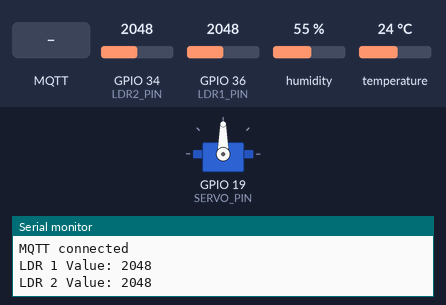
This program was run on a simulated ESP32. On the bench: servo, the last lines printed to the serial monitor. The test bench sets the inputs (shaded band); at power-on: GPIO 34 (LDR2_PIN) = 2048, GPIO 36 (LDR1_PIN) = 2048, humidity 55 %, temperature 24 °C. WiFi joins after 1.5 s; servers stay silent unless stated; no MQTT or app messages arrive unless stated.

Above: at 2.7 s.
2.8 s: MQTT message "on" arrives on the second subscribed topic
At 3.7 s:
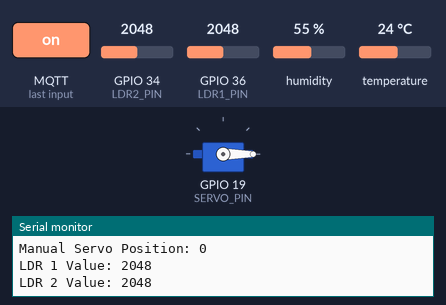
4.3 s: MQTT message "200" arrives on the second subscribed topic
At 4.9 s:
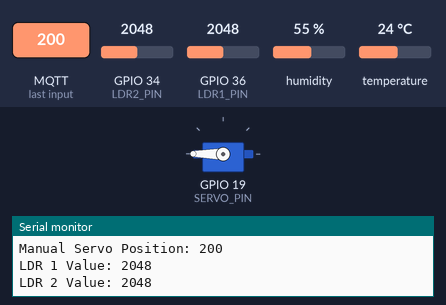
5.8 s: MQTT message "off" arrives on the second subscribed topic
At 7.0 s:
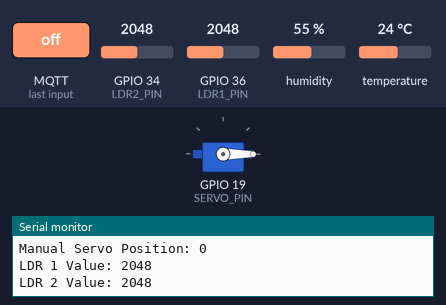
7.3 s: MQTT message "90" arrives on the second subscribed topic
At 8.4 s:
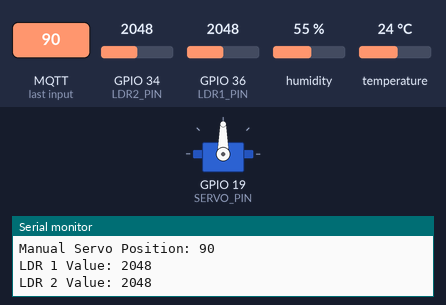
Timing chart, 0 to 9.8 s (numbered marks = the images above; inputs shaded):
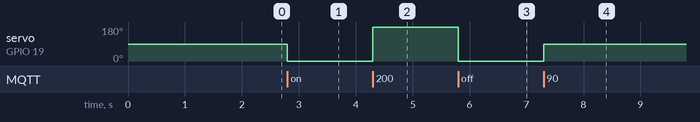

The program:

main.cpp
```cpp
#include <Arduino.h>
#include <ESP32Servo.h>
#include "secrets/wifi.h"
#include "wifi_connect.h"
#include <WiFiClientSecure.h>
#include "ca_cert.h"
#include "secrets/mqtt.h"
#include <PubSubClient.h>
#include <Ticker.h>
#include <DHT.h>
#include <Adafruit_Sensor.h>
// Define pins
#define LDR1_PIN 36
#define LDR2_PIN 34
#define SERVO_PIN 19
#define DHT_PIN 18  // Chân kết nối DHT11

// DHT sensor type
#define DHT_TYPE DHT11
unsigned long lastPublishTime = 0;
const unsigned long publishInterval = 5000;  // 5 seconds
namespace
{
    const char *ssid = WiFiSecrets::ssid;
    const char *password = WiFiSecrets::pass;
    const char *ldr_topic1 = "esp32/ldr";    // MQTT topic for left LDR
    const char *ldr_topic2 = "esp32/ldr2";   // MQTT topic for right LDR
    const char *servo_topic = "esp32/servo"; // MQTT topic for servo slider
    const char *switch_topic = "esp32/switch"; // MQTT topic for manual/auto mode switch
    const char *temperature_topic = "esp32/temperature"; // MQTT topic for temperature
    const char *humidity_topic = "esp32/humidity";       // MQTT topic for humidity
    unsigned int publish_count = 0;
    uint16_t keepAlive = 15;    // MQTT keep-alive time in seconds
    uint16_t socketTimeout = 5; // MQTT timeout in seconds
}

WiFiClientSecure tlsClient;
PubSubClient mqttClient(tlsClient);
Servo myServo;
Ticker mqttLDRTicker;

// DHT sensor object
DHT dht(DHT_PIN, DHT_TYPE);

// Variables for servo control
int currentServoAngle = 90; // Default servo angle
const int stepSize = 2;
const int delayTime = 20;
const int angleLimitLeft = 0;
const int angleLimitRight = 180;

// Mode control
bool isManualMode = true; // Default is automatic mode

// Function to adjust servo to track the light source
void trackLightSource()
{
    if (isManualMode) return; // Skip automatic control if in manual mode

    int leftLight = analogRead(LDR1_PIN);
    int rightLight = analogRead(LDR2_PIN);

    if (leftLight > rightLight && currentServoAngle > angleLimitLeft)
    {
        currentServoAngle -= stepSize;
        myServo.write(currentServoAngle);
        delay(delayTime);
    }
    else if (rightLight > leftLight && currentServoAngle < angleLimitRight)
    {
        currentServoAngle += stepSize;
        myServo.write(currentServoAngle);
        delay(delayTime);
    }

    Serial.print("Automatic Mode - Current Angle: ");
    Serial.print(currentServoAngle);
    Serial.print(" | Left Light: ");
    Serial.print(leftLight);
    Serial.print(" | Right Light: ");
    Serial.println(rightLight);
}

// MQTT callback to handle incoming messages
void mqttCallback(char *topic, byte *payload, unsigned int length)
{
    // Convert payload to String
    String payloadStr = "";
    for (unsigned int i = 0; i < length; i++)
    {
        payloadStr += (char)payload[i];
    }

    String topicStr = String(topic);

    // Handle switch topic
    if (topicStr == switch_topic)
    {
        if (payloadStr.equalsIgnoreCase("on"))
        {
            isManualMode = true;
            Serial.println("Switch ON: Manual mode activated.");
        }
        else if (payloadStr.equalsIgnoreCase("off"))
        {
            isManualMode = false;
            Serial.println("Switch OFF: Automatic mode activated.");
        }
        else
        {
            Serial.println("Invalid Switch Payload");
        }
    }

    // Handle servo topic
    if (topicStr == servo_topic)
    {
        if (isManualMode)
        {
            int servoValue = payloadStr.toInt(); // Convert payload to integer
            myServo.write(servoValue);          // Move servo to specified position
            Serial.print("Manual Servo Position: ");
            Serial.println(servoValue);
        }
        else
        {
            Serial.println("Ignoring Servo Command: Auto Mode is active.");
        }
    }
}

// Publish LDR values to MQTT
void publishLDR()
{
    int ldrValue1 = analogRead(LDR1_PIN);
    int ldrValue2 = analogRead(LDR2_PIN);

    mqttClient.publish(ldr_topic1, String(ldrValue1).c_str(), false);
    mqttClient.publish(ldr_topic2, String(ldrValue2).c_str(), false);

    Serial.print("LDR 1 Value: ");
    Serial.println(ldrValue1);
    Serial.print("LDR 2 Value: ");
    Serial.println(ldrValue2);
}

// Publish Temperature and Humidity to MQTT
void publishTemperatureAndHumidity()
{
    float temperature = dht.readTemperature();
    float humidity = dht.readHumidity();

    if (!isnan(temperature) && !isnan(humidity)) // Check if readings are valid
    {
        mqttClient.publish(temperature_topic, String(temperature).c_str(), false);
        mqttClient.publish(humidity_topic, String(humidity).c_str(), false);

        Serial.print("Temperature: ");
        Serial.print(temperature);
        Serial.print(" °C | Humidity: ");
        Serial.print(humidity);
        Serial.println(" %");
    }
    else
    {
        Serial.println("Failed to read from DHT sensor!");
    }
}

// Reconnect to MQTT broker
void mqttReconnect()
{
    while (!mqttClient.connected())
    {
        Serial.println("Attempting MQTT connection...");
        String client_id = "esp32-client-";
        client_id += String(WiFi.macAddress());
        if (mqttClient.connect(client_id.c_str(), MQTT::username, MQTT::password))
        {
            Serial.println("MQTT connected");

            // Subscribe to topics
            mqttClient.subscribe(switch_topic);
            mqttClient.subscribe(servo_topic);
        }
        else
        {
            Serial.print("MQTT connect failed, rc=");
            Serial.print(mqttClient.state());
            Serial.println(" try again in 1 second");
            delay(1000);
        }
    }
}

void setup()
{
    Serial.begin(115200);
    delay(10);

    // Connect to WiFi
    setup_wifi(ssid, password);
    tlsClient.setCACert(ca_cert);

    mqttClient.setCallback(mqttCallback);
    mqttClient.setServer(MQTT::broker, MQTT::port);

    mqttLDRTicker.attach(1, publishLDR); // Publish LDR values every 1 second

    myServo.attach(SERVO_PIN);
    myServo.write(currentServoAngle);

    pinMode(LDR1_PIN, INPUT);
    pinMode(LDR2_PIN, INPUT);

    dht.begin(); // Initialize the DHT sensor

    Serial.println("Setup complete.");
}

void loop()
{
    unsigned long currentMillis = millis();
    if (!mqttClient.connected())
    {
        mqttReconnect();
    }
    mqttClient.loop();
    // Publish Temperature and Humidity data
    if (currentMillis - lastPublishTime >= publishInterval) {
        publishTemperatureAndHumidity();
        lastPublishTime = currentMillis;
    }

    // Run light tracking only in automatic mode
    if (!isManualMode)
    {
        trackLightSource();
    }


}
```

ca_cert.h
```cpp
const char* ca_cert = R"~~~(
-----BEGIN CERTIFICATE-----
MIIFazCCA1OgAwIBAgIRAIIQz7DSQONZRGPgu2OCiwAwDQYJKoZIhvcNAQELBQAw
TzELMAkGA1UEBhMCVVMxKTAnBgNVBAoTIEludGVybmV0IFNlY3VyaXR5IFJlc2Vh
cmNoIEdyb3VwMRUwEwYDVQQDEwxJU1JHIFJvb3QgWDEwHhcNMTUwNjA0MTEwNDM4
WhcNMzUwNjA0MTEwNDM4WjBPMQswCQYDVQQGEwJVUzEpMCcGA1UEChMgSW50ZXJu
ZXQgU2VjdXJpdHkgUmVzZWFyY2ggR3JvdXAxFTATBgNVBAMTDElTUkcgUm9vdCBY
MTCCAiIwDQYJKoZIhvcNAQEBBQADggIPADCCAgoCggIBAK3oJHP0FDfzm54rVygc
h77ct984kIxuPOZXoHj3dcKi/vVqbvYATyjb3miGbESTtrFj/RQSa78f0uoxmyF+
0TM8ukj13Xnfs7j/EvEhmkvBioZxaUpmZmyPfjxwv60pIgbz5MDmgK7iS4+3mX6U
A5/TR5d8mUgjU+g4rk8Kb4Mu0UlXjIB0ttov0DiNewNwIRt18jA8+o+u3dpjq+sW
T8KOEUt+zwvo/7V3LvSye0rgTBIlDHCNAymg4VMk7BPZ7hm/ELNKjD+Jo2FR3qyH
B5T0Y3HsLuJvW5iB4YlcNHlsdu87kGJ55tukmi8mxdAQ4Q7e2RCOFvu396j3x+UC
B5iPNgiV5+I3lg02dZ77DnKxHZu8A/lJBdiB3QW0KtZB6awBdpUKD9jf1b0SHzUv
KBds0pjBqAlkd25HN7rOrFleaJ1/ctaJxQZBKT5ZPt0m9STJEadao0xAH0ahmbWn
OlFuhjuefXKnEgV4We0+UXgVCwOPjdAvBbI+e0ocS3MFEvzG6uBQE3xDk3SzynTn
jh8BCNAw1FtxNrQHusEwMFxIt4I7mKZ9YIqioymCzLq9gwQbooMDQaHWBfEbwrbw
qHyGO0aoSCqI3Haadr8faqU9GY/rOPNk3sgrDQoo//fb4hVC1CLQJ13hef4Y53CI
rU7m2Ys6xt0nUW7/vGT1M0NPAgMBAAGjQjBAMA4GA1UdDwEB/wQEAwIBBjAPBgNV
HRMBAf8EBTADAQH/MB0GA1UdDgQWBBR5tFnme7bl5AFzgAiIyBpY9umbbjANBgkq
hkiG9w0BAQsFAAOCAgEAVR9YqbyyqFDQDLHYGmkgJykIrGF1XIpu+ILlaS/V9lZL
ubhzEFnTIZd+50xx+7LSYK05qAvqFyFWhfFQDlnrzuBZ6brJFe+GnY+EgPbk6ZGQ
3BebYhtF8GaV0nxvwuo77x/Py9auJ/GpsMiu/X1+mvoiBOv/2X/qkSsisRcOj/KK
NFtY2PwByVS5uCbMiogziUwthDyC3+6WVwW6LLv3xLfHTjuCvjHIInNzktHCgKQ5
ORAzI4JMPJ+GslWYHb4phowim57iaztXOoJwTdwJx4nLCgdNbOhdjsnvzqvHu7Ur
TkXWStAmzOVyyghqpZXjFaH3pO3JLF+l+/+sKAIuvtd7u+Nxe5AW0wdeRlN8NwdC
jNPElpzVmbUq4JUagEiuTDkHzsxHpFKVK7q4+63SM1N95R1NbdWhscdCb+ZAJzVc
oyi3B43njTOQ5yOf+1CceWxG1bQVs5ZufpsMljq4Ui0/1lvh+wjChP4kqKOJ2qxq
4RgqsahDYVvTH9w7jXbyLeiNdd8XM2w9U/t7y0Ff/9yi0GE44Za4rF2LN9d11TPA
mRGunUHBcnWEvgJBQl9nJEiU0Zsnvgc/ubhPgXRR4Xq37Z0j4r7g1SgEEzwxA57d
emyPxgcYxn/eR44/KJ4EBs+lVDR3veyJm+kXQ99b21/+jh5Xos1AnX5iItreGCc=
-----END CERTIFICATE-----

)~~~";
```

mqtt.h
```cpp
namespace MQTT
{
    const char *username = "sonnguyen";
    const char *password = "18032003Sntb";
    const char *broker = "b1885fa2f7d74b51b98cb5bbf5a83c42.s1.eu.hivemq.cloud";
    uint16_t port = 8883;
}
```

wifi.h
```cpp
namespace WiFiSecrets
{
    const char *ssid = "Phan Diep";
    const char *pass = "0948951473";
    const char *echo_topic = "esp32/echo_test";
    unsigned int publish_count = 0;
    uint16_t keepAlive = 15;
    uint16_t socketTimeout = 5;
}
```

wifi_connect.h
```cpp
/***
 * generic `setup_wifi` utilities
 ***/

#pragma once
#include <Arduino.h>
#include <WiFi.h>
#include <WiFiMulti.h>

namespace WiFiConnect
{
    constexpr const char *ssid[]{"ssid1", "ssid2"};
    constexpr const char *pass[]{"pass1", "pass2"};
}

inline void setup_wifi_multi()
{ // https://github.com/espressif/arduino-esp32/blob/master/libraries/WiFi/examples/WiFiMulti/WiFiMulti.ino
    WiFiMulti wifiMulti;

    wifiMulti.addAP(WiFiConnect::ssid[0], WiFiConnect::pass[0]);
    wifiMulti.addAP(WiFiConnect::ssid[1], WiFiConnect::pass[1]);

    Serial.println("Connecting WiFi ...");
    if (wifiMulti.run() == WL_CONNECTED)
    {
        Serial.printf("Connected to SSID: '%s'\n", WiFi.SSID().c_str());
        Serial.print("IP address: ");
        Serial.println(WiFi.localIP());
        // Serial.printf("Auto Reconnect: %d", WiFi.getAutoReconnect()); // default: true
    }
}

inline void setup_wifi(const uint8_t AP_index = 1)
{
    delay(10);
    Serial.printf("Connecting to %s ", WiFiConnect::ssid[AP_index]);
    WiFi.begin(WiFiConnect::ssid[AP_index], WiFiConnect::pass[AP_index]);
    while (WiFi.status() != WL_CONNECTED)
    {
        delay(500);
        Serial.print(".");
    }
    Serial.printf("\nConnected to SSID: '%s'\n", WiFi.SSID().c_str());
    Serial.print("IP address: ");
    Serial.println(WiFi.localIP());
}

inline void setup_wifi(const char *SSID, const char *PASS)
{
    delay(10);
    Serial.printf("Connecting to %s ", SSID);
    WiFi.begin(SSID, PASS);
    while (WiFi.status() != WL_CONNECTED)
    { // ESP will hang there!!!
        delay(500);
        Serial.print(".");
    }
    Serial.printf("\nConnected to SSID: '%s'\n", WiFi.SSID().c_str());
    Serial.print("IP address: ");
    Serial.println(WiFi.localIP());
}
```

Measured:
- after the input at 2.8 s, servo on GPIO 19 (SERVO_PIN): 90° → 0° at once
- after the input at 4.3 s, servo on GPIO 19 (SERVO_PIN): 0° → 180° at once
- after the input at 5.8 s, servo on GPIO 19 (SERVO_PIN): 180° → 0° at once
- after the input at 7.3 s, servo on GPIO 19 (SERVO_PIN): 0° → 90° at once
